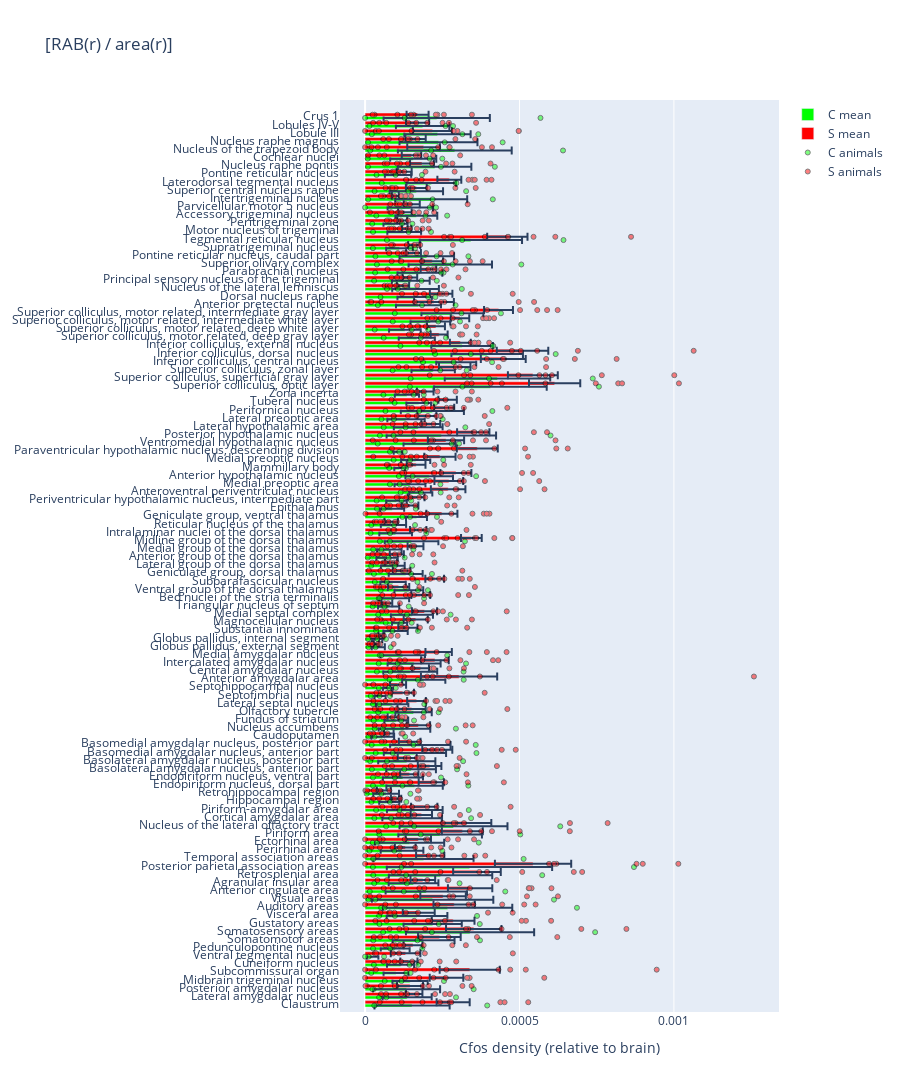

The code cell stored with this chart in its notebook:
### Code cell
# In this case we wanted to normalize it based on the density, rather then the Percentage 
# I didn't modify the various labels in the plot as I was just focused on adapting the code to our dataset, rather then polishing it

tracer_to_plot = 'RAB'
normalization = 'Density' # 'Density','Percentage','RelativeDensity'
threshold = 1e-2 # Only plot bars with value larger than threshold (1e-6, 1e-2, 3)
y_axis_label = 'region_names' # change this to 'acronym' to have acronyms on the y-axis

# Calculate mean values
data_to_plot_il = pd.DataFrame(results_il[(tracer_to_plot,normalization)].rename('cell counts'))
mean_data_il = data_to_plot_il.reset_index().groupby('level_0').mean()
sem_data_il = data_to_plot_il.reset_index().groupby('level_0').sem()

data_to_plot_bla = pd.DataFrame(results_bla[(tracer_to_plot,normalization)].rename('cell counts'))
mean_data_bla = data_to_plot_bla.reset_index().groupby('level_0').mean()
sem_data_bla = data_to_plot_bla.reset_index().groupby('level_0').sem()

# Determine which regions to plot  
mean_sum = mean_data_il + mean_data_bla
#regs_to_plot = mean_sum[(mean_sum['cell counts']>threshold) & (mean_sum['cell counts'].notnull())].sort_values(by='cell counts').index.to_list()
regs_to_plot = rabiesPLS.X.columns.to_list()

# y-axis, with seperate values for each region
y_axis_il, ticklabels = pd.factorize(data_to_plot_il.loc[regs_to_plot].reset_index()['level_0'])
y_axis_bla, ticklabels = pd.factorize(data_to_plot_bla.loc[regs_to_plot].reset_index()['level_0'])
if(y_axis_label=='region_names'):
    ticklabels = [AllenBrain.brain_region_dict[reg] for reg in ticklabels]
     
fig = go.Figure()

# Barplot
fig.add_trace(go.Bar(
                     x = mean_data_il.loc[regs_to_plot]['cell counts'],
                     name = 'C mean',
                     error_x = dict(
                         type='data',
                         array=sem_data_il.loc[regs_to_plot]['cell counts']
                     )
              )
)

fig.add_trace(go.Bar(
                     x = mean_data_bla.loc[regs_to_plot]['cell counts'],
                     name = 'S mean',
                     error_x = dict(
                         type='data',
                         array=sem_data_bla.loc[regs_to_plot]['cell counts']
                     )
              )
)

fig.update_layout(barmode='group', colorway=['rgb(0,255,0)', 'rgb(255,0,0)'])

# Scatterplot (animals)
fig.add_trace(go.Scatter(
                    mode = 'markers',
                    y = y_axis_il - 0.2,
                    x = data_to_plot_il.loc[regs_to_plot]['cell counts'],
                    name = 'C animals',
                    opacity=0.5,
                    marker=dict(
                        color='rgb(0,255,0)',
                        size=5,
                        line=dict(
                            color='rgb(0,0,0)',
                            width=1
                        )
                    )
              )
)

fig.add_trace(go.Scatter(
                    mode = 'markers',
                    y = y_axis_bla + 0.2,
                    x = data_to_plot_bla.loc[regs_to_plot]['cell counts'],
                    name = 'S animals',
                    opacity=0.5,
                    marker=dict(
                        color='rgb(255,0,0)',
                        size=5,
                        line=dict(
                            color='rgb(0,0,0)',
                            width=1
                        )
                    )
              )
)

# Figure title
title = ''
if normalization=='RelativeDensity':
    title = '['+tracer_to_plot+ '(r) / area(r)] / ['+tracer_to_plot+'(brain) / area(brain)].'
elif normalization=='Density':
    title = '['+tracer_to_plot+ '(r) / area(r)]'
elif normalization=='Percentage':
    title = '['+tracer_to_plot+ '(r) / brain(r)]'

# Update layout
fig.update_layout(
    title = title,
    yaxis = dict(
        tickmode = 'array',
        tickvals = np.arange(0,len(regs_to_plot)),
        ticktext = ticklabels
    ),
    xaxis=dict(
        title = 'Cfos density (relative to brain)'
    ),
    width=900, height=5000,
    hovermode="x unified",
    yaxis_range = [-1,len(regs_to_plot)+1]
)

fig.show()

# Save figure as PNG
output_path = os.path.join(root, 'results_python')
if not(os.path.exists(output_path)):
    os.mkdir(output_path)
file_title = 'barplot_' + tracer_to_plot + '_' + normalization + 'CvS.png'
output_file = os.path.join(output_path, file_title)
fig.write_image(output_file)

### Figure 1 — Plotly figure (JSON) as saved in the notebook; plotly's stock layout.template omitted (floating-point values rounded to 4 significant figures; data arrays with more than 128 entries replaced by an {"elided": "..."} marker saying what was removed)
{"data": [{"error_x": {"array": [0.0001217, 7.941e-05, 0.0001086, 5.709e-05, 4.032e-05, 4.392e-05, 1.891e-05, 4.676e-05, 0.0001002, 0.0002075, 9.426e-05, 9.826e-05, 0.0002094, 0.0001966, 0.0001317, 8.048e-05, 0.0001674, 0.0002676, 0.0001622, 6.911e-05, 0.0001122, 0.0001354, 0.0001748, 9.664e-05, 9.011e-05, 3.252e-05, 4.161e-05, 9.127e-05, 6.494e-05, 8.037e-05, 9.254e-05, 0.0001008, 9.786e-05, 3.678e-05, 8.362e-05, 3.849e-05, 5.885e-05, 5.225e-05, 1.797e-05, 1.598e-05, 6.991e-05, 8.728e-05, 8.584e-05, 7.194e-05, 2.117e-05, 1.669e-05, 3.945e-05, 2.447e-05, 6.812e-05, 3.436e-05, 4.843e-05, 4.659e-05, 4.11e-05, 5.495e-05, 3.855e-05, 3.46e-05, 3.962e-05, 8.683e-05, 5.284e-05, 4.089e-05, 3.394e-05, 3.879e-05, 3.337e-05, 3.741e-05, 5.004e-05, 7.701e-05, 1.692e-05, 4.722e-05, 1.393e-05, 8.406e-05, 0.0001773, 7.896e-05, 6.05e-05, 0.0001022, 3.988e-05, 3.924e-05, 0.0001824, 0.0001708, 7.018e-05, 6.469e-05, 0.0001158, 9.982e-05, 5.855e-05, 5.123e-05, 6.415e-05, 0.0001003, 7.289e-05, 5.571e-05, 7.558e-05, 6.107e-05, 7.258e-05, 0.000135, 8.834e-05, 4.327e-05, 0.0001656, 5.466e-05, 3.903e-05, 6.789e-05, 7.344e-05, 0.0001165, 8.655e-05, 8.018e-05, 4.263e-05, 0.000119, 7.461e-05, 0.0001842, 0.0001262, 0.0001074, 8.648e-05, 0.000172], "type": "data"}, "name": "C mean", "type": "bar", "x": [0.0001521, 0.0001362, 0.0001343, 0.0001457, 0.0001002, 0.0001148, 2.424e-05, 9.754e-05, 0.0001895, 0.0003399, 0.0002188, 0.0001682, 0.0002672, 0.0002186, 0.0001982, 0.0001569, 0.0002443, 0.000338, 0.000189, 0.0001196, 0.000144, 0.000243, 0.0002863, 0.0001526, 0.0001609, 7.824e-05, 6.819e-05, 0.0001603, 0.0001226, 0.000149, 0.0001351, 0.0001615, 0.0001789, 5.729e-05, 0.0001275, 0.0001012, 0.000157, 8.79e-05, 4.87e-05, 7.391e-05, 0.00019, 0.0001463, 0.0001588, 0.0001221, 4.283e-05, 3.903e-05, 9.852e-05, 0.0001117, 0.0001517, 7.622e-05, 9.422e-05, 0.0001418, 9.056e-05, 0.0001315, 8.971e-05, 7.116e-05, 7.851e-05, 0.0001505, 9.897e-05, 9.193e-05, 0.0001665, 8.772e-05, 0.0001017, 0.0001803, 0.0001455, 0.0002077, 0.0001116, 0.0001639, 0.0001067, 0.0002085, 0.0002469, 0.0001721, 0.0001326, 0.0002178, 0.0001737, 0.0001355, 0.0004057, 0.0004287, 0.0002205, 0.0002952, 0.0003954, 0.0003142, 0.0001675, 0.0001289, 0.0002114, 0.0002827, 0.000173, 0.0001606, 0.0001634, 0.0001481, 0.0001776, 0.0002759, 0.0001998, 0.0001116, 0.0003425, 0.0001267, 9.861e-05, 0.0001659, 0.0001464, 0.0002142, 0.0001659, 0.0002144, 0.0001067, 0.0002251, 0.0001559, 0.0002905, 0.0002377, 0.0002344, 0.0001864, 0.000232]}, {"error_x": {"array": [5.352e-05, 2.659e-05, 4.211e-05, 5.436e-05, 9.737e-05, 2.783e-05, 4.795e-05, 3.055e-05, 6.905e-05, 8.973e-05, 6.912e-05, 5.172e-05, 6.693e-05, 7.37e-05, 7.184e-05, 3.993e-05, 7.708e-05, 0.0001235, 4.566e-05, 3.358e-05, 4.089e-05, 6.625e-05, 8.021e-05, 3.451e-05, 4.262e-05, 1.664e-05, 2.264e-05, 4.086e-05, 2.951e-05, 3.813e-05, 3.056e-05, 4.866e-05, 3.519e-05, 1.551e-05, 3.782e-05, 1.762e-05, 4.573e-05, 3.031e-05, 3.641e-05, 2.593e-05, 0.0001234, 2.715e-05, 4.474e-05, 4.27e-05, 8.236e-06, 9.382e-06, 3.115e-05, 3.899e-05, 4.068e-05, 1.733e-05, 3.061e-05, 3.467e-05, 3.028e-05, 2.834e-05, 1.951e-05, 2.277e-05, 2.563e-05, 3.349e-05, 2.651e-05, 2.183e-05, 5.039e-05, 2.703e-05, 2.702e-05, 5.594e-05, 4.653e-05, 5.014e-05, 3.034e-05, 5.06e-05, 6.623e-05, 5.873e-05, 5.233e-05, 3.053e-05, 3.069e-05, 3.271e-05, 2.985e-05, 2.699e-05, 8.294e-05, 8.078e-05, 5.091e-05, 7.264e-05, 8.34e-05, 3.387e-05, 2.751e-05, 2.906e-05, 2.989e-05, 4.683e-05, 6.44e-05, 3.65e-05, 1.986e-05, 2.353e-05, 2.52e-05, 3.508e-05, 2.402e-05, 1.944e-05, 6.526e-05, 1.533e-05, 1.626e-05, 2.178e-05, 2.604e-05, 1.106e-05, 3.374e-05, 3.87e-05, 2.414e-05, 3.856e-05, 3.151e-05, 5.289e-05, 3.284e-05, 6.319e-05, 3.747e-05, 3.562e-05], "type": "data"}, "name": "S mean", "type": "bar", "x": [0.0002852, 0.0001591, 0.0001455, 0.0002637, 0.0003389, 0.0001418, 0.0001311, 0.0001552, 0.0002405, 0.0003519, 0.0002851, 0.0001737, 0.0002885, 0.0002525, 0.0003401, 0.000187, 0.0003623, 0.0005439, 0.0002109, 0.0001301, 0.0001725, 0.0003149, 0.0003285, 0.0001822, 0.0001916, 0.0001004, 6.082e-05, 0.0002144, 0.0001433, 0.0002089, 0.0001364, 0.0002338, 0.0001444, 7.68e-05, 0.0001727, 9.063e-05, 0.0001506, 0.0001665, 0.0001219, 0.0001069, 0.0003043, 0.0001796, 0.0002261, 0.0002382, 3.623e-05, 5.291e-05, 0.0001386, 0.000164, 0.0001924, 7.073e-05, 0.0001803, 0.0001083, 0.0002254, 0.0001181, 8.401e-05, 0.0001028, 0.0001633, 0.0003442, 0.0001719, 8.463e-05, 0.0002486, 0.0001456, 0.0001654, 0.0002689, 0.0002711, 0.0002941, 0.0001652, 0.0002423, 0.0003634, 0.0002619, 0.0003503, 0.0002127, 0.0002001, 0.0002559, 0.0002673, 0.0001947, 0.0006137, 0.0005432, 0.0002902, 0.0004474, 0.0005098, 0.0003084, 0.0002399, 0.0002295, 0.0003074, 0.000432, 0.0002231, 0.0002462, 0.0001228, 0.0001453, 0.0002051, 0.0002174, 0.0001568, 0.000159, 0.0004606, 0.0001347, 0.0001199, 0.000129, 0.000151, 9.798e-05, 0.0001658, 0.0002728, 0.0001267, 0.0001843, 0.0001503, 0.0001894, 0.0001635, 0.000218, 0.0001699, 0.00017]}, {"marker": {"color": "rgb(0,255,0)", "line": {"color": "rgb(0,0,0)", "width": 1}, "size": 5}, "mode": "markers", "name": "C animals", "opacity": 0.5, "type": "scatter", "x": {"elided": "330 float values"}, "y": {"elided": "330 float values"}}, {"marker": {"color": "rgb(255,0,0)", "line": {"color": "rgb(0,0,0)", "width": 1}, "size": 5}, "mode": "markers", "name": "S animals", "opacity": 0.5, "type": "scatter", "x": {"elided": "990 float values"}, "y": {"elided": "990 float values"}}], "layout": {"barmode": "group", "colorway": ["rgb(0,255,0)", "rgb(255,0,0)"], "height": 5000, "hovermode": "x unified", "title": {"text": "[RAB(r) / area(r)]"}, "width": 900, "xaxis": {"title": {"text": "Cfos density (relative to brain)"}}, "yaxis": {"range": [-1, 111], "tickmode": "array", "ticktext": ["Claustrum", "Lateral amygdalar nucleus", "Posterior amygdalar nucleus", "Midbrain trigeminal nucleus", "Subcommissural organ", "Cuneiform nucleus", "Ventral tegmental nucleus", "Pedunculopontine nucleus", "Somatomotor areas", "Somatosensory areas", "Gustatory areas", "Visceral area", "Auditory areas", "Visual areas", "Anterior cingulate area", "Agranular insular area", "Retrosplenial area", "Posterior parietal association areas", "Temporal association areas", "Perirhinal area", "Ectorhinal area", "Piriform area", "Nucleus of the lateral olfactory tract", "Cortical amygdalar area", "Piriform-amygdalar area", "Hippocampal region", "Retrohippocampal region", "Endopiriform nucleus, dorsal part", "Endopiriform nucleus, ventral part", "Basolateral amygdalar nucleus, anterior part", "Basolateral amygdalar nucleus, posterior part", "Basomedial amygdalar nucleus, anterior part", "Basomedial amygdalar nucleus, posterior part", "Caudoputamen", "Nucleus accumbens", "Fundus of striatum", "Olfactory tubercle", "Lateral septal nucleus", "Septofimbrial nucleus", "Septohippocampal nucleus", "Anterior amygdalar area", "Central amygdalar nucleus", "Intercalated amygdalar nucleus", "Medial amygdalar nucleus", "Globus pallidus, external segment", "Globus pallidus, internal segment", "Substantia innominata", "Magnocellular nucleus", "Medial septal complex", "Triangular nucleus of septum", "Bed nuclei of the stria terminalis", "Ventral group of the dorsal thalamus", "Subparafascicular nucleus", "Geniculate group, dorsal thalamus", "Lateral group of the dorsal thalamus", "Anterior group of the dorsal thalamus", "Medial group of the dorsal thalamus", "Midline group of the dorsal thalamus", "Intralaminar nuclei of the dorsal thalamus", "Reticular nucleus of the thalamus", "Geniculate group, ventral thalamus", "Epithalamus", "Periventricular hypothalamic nucleus, intermediate part", "Anteroventral periventricular nucleus", "Medial preoptic area", "Anterior hypothalamic nucleus", "Mammillary body", "Medial preoptic nucleus", "Paraventricular hypothalamic nucleus, descending division", "Ventromedial hypothalamic nucleus", "Posterior hypothalamic nucleus", "Lateral hypothalamic area", "Lateral preoptic area", "Perifornical nucleus", "Tuberal nucleus", "Zona incerta", "Superior colliculus, optic layer", "Superior colliculus, superficial gray layer", "Superior colliculus, zonal layer", "Inferior colliculus, central nucleus", "Inferior colliculus, dorsal nucleus", "Inferior colliculus, external nucleus", "Superior colliculus, motor related, deep gray layer", "Superior colliculus, motor related, deep white layer", "Superior colliculus, motor related, intermediate white layer", "Superior colliculus, motor related, intermediate gray layer", "Anterior pretectal nucleus", "Dorsal nucleus raphe", "Nucleus of the lateral lemniscus", "Principal sensory nucleus of the trigeminal", "Parabrachial nucleus", "Superior olivary complex", "Pontine reticular nucleus, caudal part", "Supratrigeminal nucleus", "Tegmental reticular nucleus", "Motor nucleus of trigeminal", "Peritrigeminal zone", "Accessory trigeminal nucleus", "Parvicellular motor 5 nucleus", "Intertrigeminal nucleus", "Superior central nucleus raphe", "Laterodorsal tegmental nucleus", "Pontine reticular nucleus", "Nucleus raphe pontis", "Cochlear nuclei", "Nucleus of the trapezoid body", "Nucleus raphe magnus", "Lobule III", "Lobules IV-V", "Crus 1"], "tickvals": [0, 1, 2, 3, 4, 5, 6, 7, 8, 9, 10, 11, 12, 13, 14, 15, 16, 17, 18, 19, 20, 21, 22, 23, 24, 25, 26, 27, 28, 29, 30, 31, 32, 33, 34, 35, 36, 37, 38, 39, 40, 41, 42, 43, 44, 45, 46, 47, 48, 49, 50, 51, 52, 53, 54, 55, 56, 57, 58, 59, 60, 61, 62, 63, 64, 65, 66, 67, 68, 69, 70, 71, 72, 73, 74, 75, 76, 77, 78, 79, 80, 81, 82, 83, 84, 85, 86, 87, 88, 89, 90, 91, 92, 93, 94, 95, 96, 97, 98, 99, 100, 101, 102, 103, 104, 105, 106, 107, 108, 109]}}}
